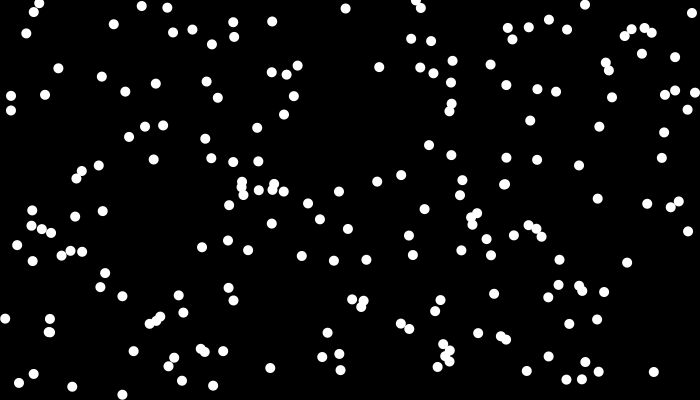
Frame 1 (no input)
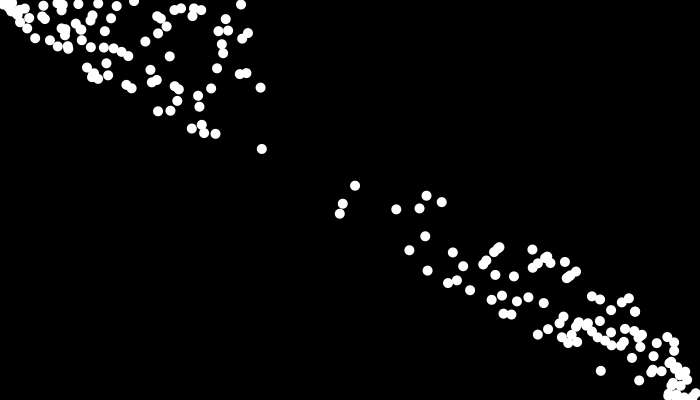
Frame 60 (the mouse pressed at the canvas centre just before this capture)
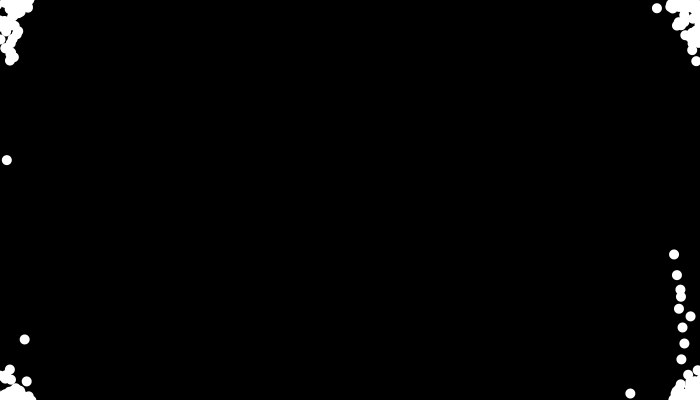
Frame 120 (the mouse held since frame 60 and released just before this capture)

The Processing sketch that drew these frames (run headless with seeded random() and noise(); from frame 60 on, the mouse is pressed at the canvas centre):

// Processing sketch: processing_36376
// ── processing_36376.pde

Ball[] ball = new Ball[200];

void setup() {
  size(700,400);
  smooth();
  background(90);


  for (int i = 0; i < ball.length; i++) {
    ball[i] = new Ball(); 
  }
}

void draw() {
  noStroke();
  fill(0);
  rect(0,0,width,height);

  for (int i = 0; i < ball.length; i++) {
    ball[i].update();
    ball[i].display(); 
    ball[i].passthrough();
  }
}
                

class Ball {

  PVector location;
  PVector velocity;
  PVector acceleration;
  float topspeed;

  Ball() {
    location = new PVector(random(width),random(height));
    velocity = new PVector(0,0);
    topspeed = 8;
  }

  void update() {

    PVector mouse = new PVector(mouseX,mouseY);
    PVector dir = PVector.sub(mouse,location);
   acceleration = new PVector(-0.002,0.03);  
    dir.normalize();    
    acceleration = dir;  

  if(mousePressed){
      dir.mult(-1);
    }

    else{
      dir.mult(1);
    }

    velocity.add(acceleration);
    velocity.limit(topspeed);
    location.add(velocity);
  }

  void display() {
    strokeWeight(2);
    fill(255);
    ellipse(location.x,location.y,10,10);
  }
  
    void passthrough() {

    if (location.x > width) {
      location.x = 0;
    } else if (location.x < 0) {
      location.x = width;
    }

    if (location.y > height) {
      location.y = 0;
    }  else if (location.y < 0) {
      location.y = height;
    }

    }
}
        
